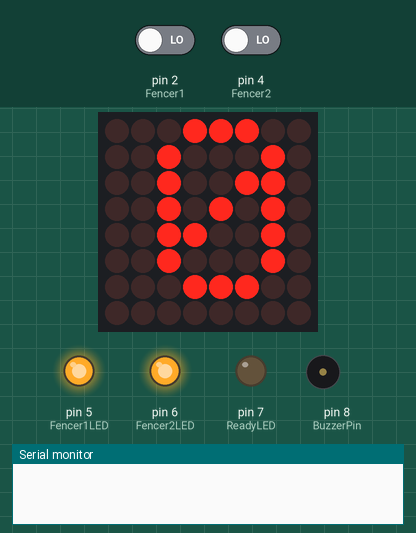
Recording of a sketch running on a simulated Arduino Uno, built with avr-gcc and run on an emulated ATmega328P. Parts: 8×8 LED matrix, output pins drawn as LEDs (lit = HIGH), buzzer (waves = sounding), the last lines printed to the serial monitor. The inputs (shaded band) are chosen by the test bench; at power-on: pin 2 (Fencer1) LOW, pin 4 (Fencer2) LOW.

Above: at 1.25 s.
1.3 s: pin 2 (Fencer1) driven HIGH
At 3.7 s:
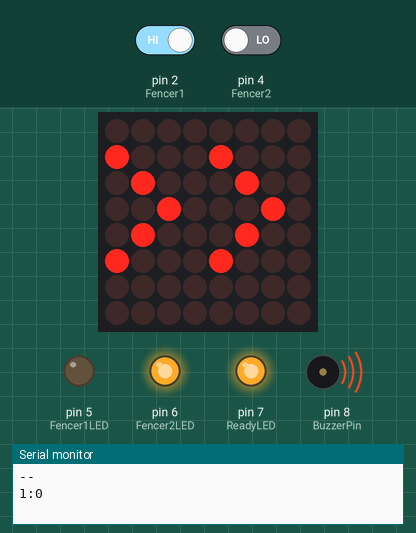
4.3 s: pin 2 (Fencer1) driven LOW
At 5.62 s:
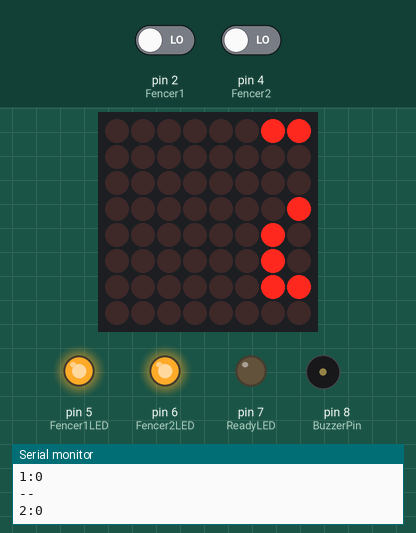
7.0 s: pin 4 (Fencer2) driven HIGH
At 7.4 s:
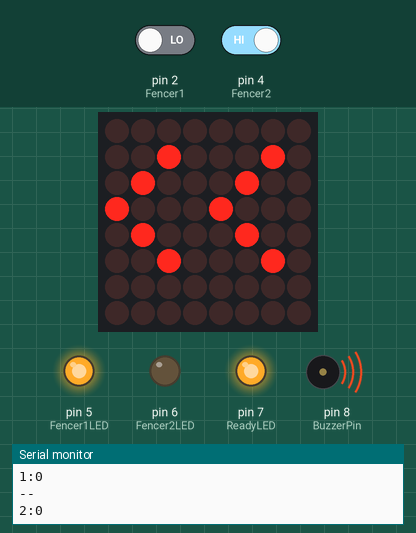
10.0 s: pin 4 (Fencer2) driven LOW
At 11.52 s:
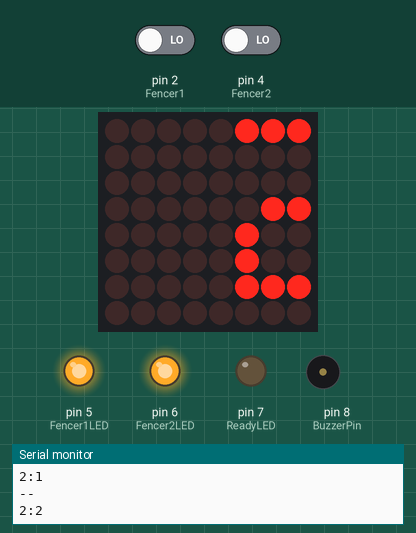
13.0 s: pin 2 (Fencer1) driven HIGH
At 13.9 s:
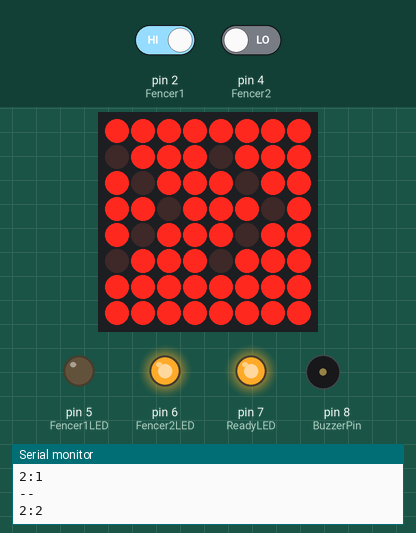
Timing chart, 0 to 17.0 s (numbered marks = the images above; inputs shaded):
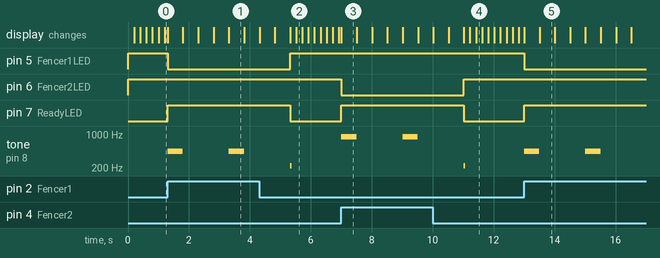

Measured:
- after the input at 1.3 s, pin 5 (Fencer1LED): HIGH → LOW at once; pin 7 (ReadyLED): LOW → HIGH at once; tone on pin 8 (BuzzerPin): alternates 440 Hz for 0.50 s and silent for 1.5 s, starting at once; the display: changes at once (image 1)
- after the input at 4.3 s, pin 5 (Fencer1LED): LOW → HIGH after 1.0 s; pin 7 (ReadyLED): HIGH → LOW after 1.0 s
- after the input at 7.0 s, pin 6 (Fencer2LED): HIGH → LOW at once; pin 7 (ReadyLED): LOW → HIGH at once; tone on pin 8 (BuzzerPin): alternates 880 Hz for 0.50 s and silent for 1.5 s, starting at once; the display: changes at once (image 3)
- after the input at 10.0 s, pin 6 (Fencer2LED): LOW → HIGH after 1.0 s; pin 7 (ReadyLED): HIGH → LOW after 1.0 s
- after the input at 13.0 s, pin 5 (Fencer1LED): HIGH → LOW at once; pin 7 (ReadyLED): LOW → HIGH at once; tone on pin 8 (BuzzerPin): alternates 440 Hz for 0.50 s and silent for 1.5 s, starting at once; the display: first changes at once (image 5 shows a later state)
- what the display in image 1 shows lasts 0.5 s, from 3.3 s to 3.8 s

The sketch:

FencingScoringDetection.ino
```cpp
/*
  Arduino based Fencing Scoring detection
  https://github.com/Vilda007/ArduinoFencingScoringDetection

  Wiring:
  Fencer 1 hit detection (contact) - PIN 2 (+pulldown 100 kOhm)
  Fencer 2 hit detection (contact) - PIN 3 (+pulldown 100 kOhm)
  Fencer 1 hit signal LED (yellow) - PIN 5 (+pullup 330 Ohm)
  Fencer 2 hit signal LED (blue)   - PIN 6 (+pullup 330 Ohm)
  Ready LED (green)                - PIN 7 (+pullup 330 Ohm)
  Buzzer                           - PIN 8
  8x8 LED matrix display with MAX7219
    CLK                            - PIN 13
    CS/LOAD                        - PIN 3
    DIN (Data IN)                  - PIN 11
    GND                            - GND
    VCC                            - +5 V

  This code has been heavily inspired by the examples you can find at
  https://www.arduino.cc/en/Tutorial/HomePage
*/

// Including the required Arduino libraries
#include <MD_Parola.h>
#include <MD_MAX72xx.h>
#include <SPI.h>

// 8x8 LED display driver type hardware type
#define HARDWARE_TYPE MD_MAX72XX::FC16_HW
//#define HARDWARE_TYPE MD_MAX72XX::GENERIC_HW

// Definings
#define MAX_DEVICES 1 //Number of 8x8 LED displays
#define CS_PIN 3

// constants won't change. They're used here to set pin numbers:
const int Fencer1 = 2;                  // Fencer 1 detection PIN
const int Fencer2 = 4;                  // Fencer 2 detection PIN
const int Fencer1LED = 5;               // Fencer 1 hit signal LED PIN
const int Fencer2LED = 6;               // Fencer 2 hit signal LED PIN
const int ReadyLED = 7;                 // Green ready LED PIN
const int BuzzerPin = 8;                // Buzzer PIN
const char Fencer1HitSign[2] = ">>";    // Fencer 1 hit sign for display
const char Fencer2HitSign[2] = "<<";    // Fencer 2 hit sign for display
const int Fencer1HitSoundHz = 440;      // Fencer 1 hit sound pitch in Hz
const int Fencer2HitSoundHz = 880;      // Fencer 2 hit sound pitch in Hz
const int HitSoundDuration = 500;       // Hit sound duration in ms
const int HitDisplayedDuration = 2000;  // Hit sound duration in ms
const int ReadySoundHz = 220;           // Ready sound pitch in Hz
const int ReadySoundDuration = 50;      // Ready sound duration in ms
const int ScrollSpeed =  200;           // Speed of scrolling in ms

// variables will change:
int Fencer1hit = 0;                     // Fencer 1 scores
int Fencer2hit = 0;                     // Fencer 2 scores
int Fencer1hits = 0;                    // Fencer 1 score (hit counter)
int Fencer2hits = 0;                    // Fencer 2 score (hit counter)
char Score[10]  = "0:0";                // Score to display

// Create a new instance of the MD_Parola class with hardware SPI connection
MD_Parola myDisplay = MD_Parola(HARDWARE_TYPE, CS_PIN, MAX_DEVICES);

void setup() {
  // open the serial port at 9600 bps:
  Serial.begin(9600);

  // initialize the LED pins as an output:
  pinMode(Fencer1LED, OUTPUT);
  digitalWrite(Fencer1LED, HIGH);
  pinMode(Fencer2LED, OUTPUT);
  digitalWrite(Fencer2LED, HIGH);
  pinMode(ReadyLED, OUTPUT);
  digitalWrite(ReadyLED, LOW);

  // initialize the pushbutton pin as an input:
  pinMode(Fencer1, INPUT);
  pinMode(Fencer2, INPUT);

  // Intialize the object for 8x8 LED display
  myDisplay.begin();

  // Set the intensity (brightness) of the 8x8 LED display (0 min - 15 max)
  myDisplay.setIntensity(3);

  // Clear the 8x8 LED display
  myDisplay.displayClear();
  myDisplay.displayScroll("0:0", PA_CENTER, PA_SCROLL_LEFT, ScrollSpeed);
}

//function Hit is called after the hit is detected
void Hit(int FencerLED, char FencerHitSign[], int FencerHitSoundHz, int F1hits, int F2hits) {
  digitalWrite(ReadyLED, HIGH);
  digitalWrite(FencerLED, LOW);
  tone(BuzzerPin, FencerHitSoundHz, HitSoundDuration);
  int HitDisplayed = HitDisplayedDuration / 4;
  myDisplay.displayReset();
  myDisplay.displayClear();
  myDisplay.setTextAlignment(PA_CENTER);
  myDisplay.print(FencerHitSign);
  delay(HitDisplayed);
  myDisplay.setInvert(true);
  myDisplay.print(FencerHitSign);
  delay(HitDisplayed);
  myDisplay.setInvert(false);
  myDisplay.print(FencerHitSign);
  delay(HitDisplayed);
  myDisplay.setInvert(true);
  myDisplay.print(FencerHitSign);
  delay(HitDisplayed);
  myDisplay.setInvert(false);
  tone(BuzzerPin, ReadySoundHz, ReadySoundDuration);
  myDisplay.displayClear();
  (String(F1hits) + ":" + String(F2hits)).toCharArray(Score,10);
  Serial.println("--");
  Serial.println(Score);
  myDisplay.displayScroll(Score, PA_CENTER, PA_SCROLL_LEFT, ScrollSpeed);
  digitalWrite(FencerLED, HIGH);
  digitalWrite(ReadyLED, LOW);
}

void loop() {
  // read the state of the pushbutton value:
  Fencer1hit = digitalRead(Fencer1);
  Fencer2hit = digitalRead(Fencer2);

  // Fencer 1 scores
  if (Fencer1hit == HIGH) {
    Fencer1hits = Fencer1hits + 1;
    Hit(Fencer1LED, Fencer1HitSign, Fencer1HitSoundHz, Fencer1hits, Fencer2hits);
  }

  // Fencer 2 scores
  if (Fencer2hit == HIGH) {
    Fencer2hits = Fencer2hits + 1;
    Hit(Fencer2LED, Fencer2HitSign, Fencer2HitSoundHz, Fencer1hits, Fencer2hits);
  }

  //scroll the actual score over the 8x8 LED display
  if (myDisplay.displayAnimate()) {
    myDisplay.displayReset();
  }
}
```
